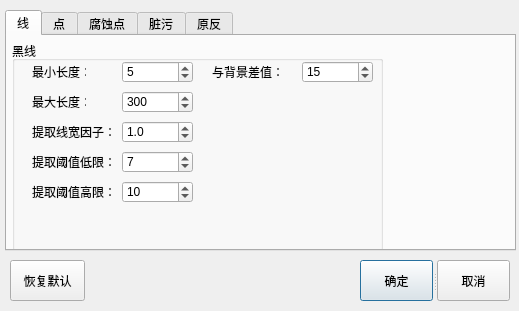
<?xml version="1.0" encoding="UTF-8"?>
<ui version="4.0">
 <class>DialogImgParam</class>
 <widget class="QDialog" name="DialogImgParam">
  <property name="geometry">
   <rect>
    <x>0</x>
    <y>0</y>
    <width>519</width>
    <height>311</height>
   </rect>
  </property>
  <property name="windowTitle">
   <string>图像检测参数</string>
  </property>
  <widget class="QTabWidget" name="tabWidget">
   <property name="enabled">
    <bool>true</bool>
   </property>
   <property name="geometry">
    <rect>
     <x>5</x>
     <y>10</y>
     <width>511</width>
     <height>241</height>
    </rect>
   </property>
   <property name="sizePolicy">
    <sizepolicy hsizetype="Expanding" vsizetype="Expanding">
     <horstretch>0</horstretch>
     <verstretch>0</verstretch>
    </sizepolicy>
   </property>
   <property name="layoutDirection">
    <enum>Qt::LeftToRight</enum>
   </property>
   <property name="tabPosition">
    <enum>QTabWidget::North</enum>
   </property>
   <property name="tabShape">
    <enum>QTabWidget::Rounded</enum>
   </property>
   <property name="currentIndex">
    <number>0</number>
   </property>
   <widget class="QWidget" name="tab_line">
    <attribute name="title">
     <string>线</string>
    </attribute>
    <widget class="QGroupBox" name="groupBox">
     <property name="geometry">
      <rect>
       <x>5</x>
       <y>5</y>
       <width>371</width>
       <height>211</height>
      </rect>
     </property>
     <property name="title">
      <string>黑线</string>
     </property>
     <widget class="QSpinBox" name="Line_High_Threshold">
      <property name="geometry">
       <rect>
        <x>110</x>
        <y>140</y>
        <width>71</width>
        <height>22</height>
       </rect>
      </property>
      <property name="minimum">
       <number>2</number>
      </property>
      <property name="maximum">
       <number>100</number>
      </property>
      <property name="value">
       <number>10</number>
      </property>
     </widget>
     <widget class="QSpinBox" name="Line_Length_Min">
      <property name="geometry">
       <rect>
        <x>110</x>
        <y>20</y>
        <width>71</width>
        <height>22</height>
       </rect>
      </property>
      <property name="minimum">
       <number>4</number>
      </property>
      <property name="maximum">
       <number>2000</number>
      </property>
      <property name="singleStep">
       <number>2</number>
      </property>
      <property name="value">
       <number>5</number>
      </property>
     </widget>
     <widget class="QSpinBox" name="Line_Length_Max">
      <property name="geometry">
       <rect>
        <x>110</x>
        <y>50</y>
        <width>71</width>
        <height>22</height>
       </rect>
      </property>
      <property name="minimum">
       <number>15</number>
      </property>
      <property name="maximum">
       <number>8000</number>
      </property>
      <property name="singleStep">
       <number>2</number>
      </property>
      <property name="value">
       <number>300</number>
      </property>
     </widget>
     <widget class="QLabel" name="label_3">
      <property name="geometry">
       <rect>
        <x>20</x>
        <y>50</y>
        <width>54</width>
        <height>21</height>
       </rect>
      </property>
      <property name="text">
       <string>最大长度：</string>
      </property>
     </widget>
     <widget class="QLabel" name="label_4">
      <property name="geometry">
       <rect>
        <x>20</x>
        <y>80</y>
        <width>81</width>
        <height>21</height>
       </rect>
      </property>
      <property name="text">
       <string>提取线宽因子：</string>
      </property>
     </widget>
     <widget class="QLabel" name="label_5">
      <property name="geometry">
       <rect>
        <x>20</x>
        <y>110</y>
        <width>81</width>
        <height>21</height>
       </rect>
      </property>
      <property name="text">
       <string>提取阈值低限：</string>
      </property>
     </widget>
     <widget class="QSpinBox" name="Line_Low_Threshold">
      <property name="enabled">
       <bool>true</bool>
      </property>
      <property name="geometry">
       <rect>
        <x>110</x>
        <y>110</y>
        <width>71</width>
        <height>22</height>
       </rect>
      </property>
      <property name="minimum">
       <number>1</number>
      </property>
      <property name="maximum">
       <number>15</number>
      </property>
      <property name="value">
       <number>7</number>
      </property>
     </widget>
     <widget class="QLabel" name="label_6">
      <property name="geometry">
       <rect>
        <x>20</x>
        <y>140</y>
        <width>81</width>
        <height>21</height>
       </rect>
      </property>
      <property name="text">
       <string>提取阈值高限：</string>
      </property>
     </widget>
     <widget class="QLabel" name="label_2">
      <property name="geometry">
       <rect>
        <x>20</x>
        <y>20</y>
        <width>54</width>
        <height>21</height>
       </rect>
      </property>
      <property name="text">
       <string>最小长度：</string>
      </property>
     </widget>
     <widget class="QDoubleSpinBox" name="Line_Width_Sigama">
      <property name="geometry">
       <rect>
        <x>110</x>
        <y>80</y>
        <width>71</width>
        <height>22</height>
       </rect>
      </property>
      <property name="decimals">
       <number>1</number>
      </property>
      <property name="minimum">
       <double>0.100000000000000</double>
      </property>
      <property name="value">
       <double>1.000000000000000</double>
      </property>
     </widget>
     <widget class="QSpinBox" name="Line_Mean_Dev">
      <property name="geometry">
       <rect>
        <x>290</x>
        <y>20</y>
        <width>71</width>
        <height>22</height>
       </rect>
      </property>
      <property name="minimum">
       <number>10</number>
      </property>
      <property name="maximum">
       <number>2000</number>
      </property>
      <property name="singleStep">
       <number>1</number>
      </property>
      <property name="value">
       <number>15</number>
      </property>
     </widget>
     <widget class="QLabel" name="label_37">
      <property name="geometry">
       <rect>
        <x>200</x>
        <y>20</y>
        <width>81</width>
        <height>21</height>
       </rect>
      </property>
      <property name="text">
       <string>与背景差值：</string>
      </property>
     </widget>
    </widget>
   </widget>
   <widget class="QWidget" name="tab_point">
    <attribute name="title">
     <string>点</string>
    </attribute>
    <widget class="QGroupBox" name="groupBox_5">
     <property name="geometry">
      <rect>
       <x>0</x>
       <y>10</y>
       <width>181</width>
       <height>181</height>
      </rect>
     </property>
     <property name="title">
      <string>黑点</string>
     </property>
     <widget class="QSpinBox" name="DyThresholdB_Offset">
      <property name="geometry">
       <rect>
        <x>90</x>
        <y>140</y>
        <width>71</width>
        <height>22</height>
       </rect>
      </property>
      <property name="minimum">
       <number>10</number>
      </property>
      <property name="maximum">
       <number>250</number>
      </property>
      <property name="singleStep">
       <number>1</number>
      </property>
      <property name="value">
       <number>31</number>
      </property>
     </widget>
     <widget class="QLabel" name="label_11">
      <property name="geometry">
       <rect>
        <x>15</x>
        <y>50</y>
        <width>54</width>
        <height>21</height>
       </rect>
      </property>
      <property name="text">
       <string>最大面积：</string>
      </property>
     </widget>
     <widget class="QLabel" name="label_9">
      <property name="geometry">
       <rect>
        <x>15</x>
        <y>80</y>
        <width>54</width>
        <height>21</height>
       </rect>
      </property>
      <property name="text">
       <string>平滑宽：</string>
      </property>
     </widget>
     <widget class="QSpinBox" name="AreaB_Max">
      <property name="geometry">
       <rect>
        <x>90</x>
        <y>50</y>
        <width>71</width>
        <height>22</height>
       </rect>
      </property>
      <property name="minimum">
       <number>30</number>
      </property>
      <property name="maximum">
       <number>10000</number>
      </property>
      <property name="singleStep">
       <number>2</number>
      </property>
      <property name="value">
       <number>160</number>
      </property>
     </widget>
     <widget class="QLabel" name="label_10">
      <property name="geometry">
       <rect>
        <x>15</x>
        <y>20</y>
        <width>54</width>
        <height>21</height>
       </rect>
      </property>
      <property name="text">
       <string>最小面积：</string>
      </property>
     </widget>
     <widget class="QSpinBox" name="MaskB_Height">
      <property name="geometry">
       <rect>
        <x>90</x>
        <y>110</y>
        <width>71</width>
        <height>22</height>
       </rect>
      </property>
      <property name="minimum">
       <number>3</number>
      </property>
      <property name="maximum">
       <number>1000</number>
      </property>
      <property name="singleStep">
       <number>2</number>
      </property>
      <property name="value">
       <number>17</number>
      </property>
     </widget>
     <widget class="QLabel" name="label_7">
      <property name="geometry">
       <rect>
        <x>15</x>
        <y>110</y>
        <width>54</width>
        <height>21</height>
       </rect>
      </property>
      <property name="text">
       <string>平滑高：</string>
      </property>
     </widget>
     <widget class="QSpinBox" name="MaskB_Width">
      <property name="geometry">
       <rect>
        <x>90</x>
        <y>80</y>
        <width>71</width>
        <height>22</height>
       </rect>
      </property>
      <property name="minimum">
       <number>3</number>
      </property>
      <property name="maximum">
       <number>1000</number>
      </property>
      <property name="singleStep">
       <number>2</number>
      </property>
      <property name="value">
       <number>17</number>
      </property>
     </widget>
     <widget class="QLabel" name="label_8">
      <property name="geometry">
       <rect>
        <x>15</x>
        <y>140</y>
        <width>71</width>
        <height>21</height>
       </rect>
      </property>
      <property name="text">
       <string>选取阈值差：</string>
      </property>
     </widget>
     <widget class="QSpinBox" name="AreaB_Min">
      <property name="geometry">
       <rect>
        <x>90</x>
        <y>20</y>
        <width>71</width>
        <height>22</height>
       </rect>
      </property>
      <property name="minimum">
       <number>8</number>
      </property>
      <property name="maximum">
       <number>60</number>
      </property>
      <property name="singleStep">
       <number>1</number>
      </property>
      <property name="value">
       <number>10</number>
      </property>
     </widget>
    </widget>
    <widget class="QGroupBox" name="groupBox_6">
     <property name="geometry">
      <rect>
       <x>190</x>
       <y>10</y>
       <width>311</width>
       <height>181</height>
      </rect>
     </property>
     <property name="title">
      <string>白点</string>
     </property>
     <widget class="QLabel" name="label_22">
      <property name="geometry">
       <rect>
        <x>10</x>
        <y>80</y>
        <width>54</width>
        <height>21</height>
       </rect>
      </property>
      <property name="text">
       <string>平滑宽：</string>
      </property>
     </widget>
     <widget class="QSpinBox" name="MaskW_Width">
      <property name="enabled">
       <bool>false</bool>
      </property>
      <property name="geometry">
       <rect>
        <x>85</x>
        <y>80</y>
        <width>71</width>
        <height>22</height>
       </rect>
      </property>
      <property name="minimum">
       <number>3</number>
      </property>
      <property name="maximum">
       <number>1000</number>
      </property>
      <property name="singleStep">
       <number>2</number>
      </property>
      <property name="value">
       <number>17</number>
      </property>
     </widget>
     <widget class="QSpinBox" name="MaskW_Height">
      <property name="enabled">
       <bool>false</bool>
      </property>
      <property name="geometry">
       <rect>
        <x>85</x>
        <y>110</y>
        <width>71</width>
        <height>22</height>
       </rect>
      </property>
      <property name="minimum">
       <number>3</number>
      </property>
      <property name="maximum">
       <number>1000</number>
      </property>
      <property name="singleStep">
       <number>2</number>
      </property>
      <property name="value">
       <number>17</number>
      </property>
     </widget>
     <widget class="QLabel" name="label_19">
      <property name="geometry">
       <rect>
        <x>10</x>
        <y>50</y>
        <width>54</width>
        <height>21</height>
       </rect>
      </property>
      <property name="text">
       <string>最大面积：</string>
      </property>
     </widget>
     <widget class="QLabel" name="label_20">
      <property name="geometry">
       <rect>
        <x>10</x>
        <y>140</y>
        <width>71</width>
        <height>21</height>
       </rect>
      </property>
      <property name="text">
       <string>选取阈值差：</string>
      </property>
     </widget>
     <widget class="QSpinBox" name="AreaW_Min">
      <property name="geometry">
       <rect>
        <x>85</x>
        <y>20</y>
        <width>71</width>
        <height>22</height>
       </rect>
      </property>
      <property name="minimum">
       <number>8</number>
      </property>
      <property name="maximum">
       <number>60</number>
      </property>
      <property name="singleStep">
       <number>1</number>
      </property>
      <property name="value">
       <number>10</number>
      </property>
     </widget>
     <widget class="QSpinBox" name="AreaW_Max">
      <property name="geometry">
       <rect>
        <x>85</x>
        <y>50</y>
        <width>71</width>
        <height>22</height>
       </rect>
      </property>
      <property name="minimum">
       <number>30</number>
      </property>
      <property name="maximum">
       <number>10000</number>
      </property>
      <property name="singleStep">
       <number>2</number>
      </property>
      <property name="value">
       <number>160</number>
      </property>
     </widget>
     <widget class="QLabel" name="label_17">
      <property name="geometry">
       <rect>
        <x>10</x>
        <y>20</y>
        <width>54</width>
        <height>21</height>
       </rect>
      </property>
      <property name="text">
       <string>最小面积：</string>
      </property>
     </widget>
     <widget class="QSpinBox" name="DyThresholdW_Offset">
      <property name="geometry">
       <rect>
        <x>85</x>
        <y>140</y>
        <width>71</width>
        <height>22</height>
       </rect>
      </property>
      <property name="minimum">
       <number>10</number>
      </property>
      <property name="maximum">
       <number>250</number>
      </property>
      <property name="singleStep">
       <number>1</number>
      </property>
      <property name="value">
       <number>25</number>
      </property>
     </widget>
     <widget class="QLabel" name="label_18">
      <property name="geometry">
       <rect>
        <x>10</x>
        <y>110</y>
        <width>54</width>
        <height>21</height>
       </rect>
      </property>
      <property name="text">
       <string>平滑高：</string>
      </property>
     </widget>
     <widget class="QLabel" name="label_23">
      <property name="geometry">
       <rect>
        <x>170</x>
        <y>20</y>
        <width>54</width>
        <height>21</height>
       </rect>
      </property>
      <property name="text">
       <string>均值：</string>
      </property>
     </widget>
     <widget class="QSpinBox" name="MeanW_Deviation">
      <property name="geometry">
       <rect>
        <x>230</x>
        <y>20</y>
        <width>71</width>
        <height>22</height>
       </rect>
      </property>
      <property name="minimum">
       <number>150</number>
      </property>
      <property name="maximum">
       <number>255</number>
      </property>
      <property name="singleStep">
       <number>1</number>
      </property>
      <property name="value">
       <number>239</number>
      </property>
     </widget>
     <widget class="QSpinBox" name="AreaW_MeanW_Dev">
      <property name="geometry">
       <rect>
        <x>230</x>
        <y>50</y>
        <width>71</width>
        <height>22</height>
       </rect>
      </property>
      <property name="minimum">
       <number>40</number>
      </property>
      <property name="maximum">
       <number>250</number>
      </property>
      <property name="singleStep">
       <number>2</number>
      </property>
      <property name="value">
       <number>40</number>
      </property>
     </widget>
     <widget class="QLabel" name="label_30">
      <property name="geometry">
       <rect>
        <x>170</x>
        <y>50</y>
        <width>54</width>
        <height>21</height>
       </rect>
      </property>
      <property name="text">
       <string>均值差：</string>
      </property>
     </widget>
    </widget>
   </widget>
   <widget class="QWidget" name="tab_fpoint">
    <attribute name="title">
     <string>腐蚀点</string>
    </attribute>
    <widget class="QGroupBox" name="groupBox_3">
     <property name="geometry">
      <rect>
       <x>5</x>
       <y>5</y>
       <width>491</width>
       <height>206</height>
      </rect>
     </property>
     <property name="title">
      <string/>
     </property>
     <widget class="QLabel" name="label_12">
      <property name="geometry">
       <rect>
        <x>20</x>
        <y>110</y>
        <width>54</width>
        <height>21</height>
       </rect>
      </property>
      <property name="text">
       <string>平滑高：</string>
      </property>
     </widget>
     <widget class="QLabel" name="label_16">
      <property name="geometry">
       <rect>
        <x>20</x>
        <y>50</y>
        <width>54</width>
        <height>21</height>
       </rect>
      </property>
      <property name="text">
       <string>最大面积：</string>
      </property>
     </widget>
     <widget class="QSpinBox" name="AreaF_Min">
      <property name="geometry">
       <rect>
        <x>90</x>
        <y>20</y>
        <width>71</width>
        <height>22</height>
       </rect>
      </property>
      <property name="minimum">
       <number>1</number>
      </property>
      <property name="maximum">
       <number>30</number>
      </property>
      <property name="value">
       <number>2</number>
      </property>
     </widget>
     <widget class="QSpinBox" name="YouMo_smoothWidth_3">
      <property name="enabled">
       <bool>false</bool>
      </property>
      <property name="geometry">
       <rect>
        <x>90</x>
        <y>80</y>
        <width>71</width>
        <height>22</height>
       </rect>
      </property>
      <property name="minimum">
       <number>1</number>
      </property>
      <property name="maximum">
       <number>15</number>
      </property>
      <property name="value">
       <number>5</number>
      </property>
     </widget>
     <widget class="QLabel" name="label_14">
      <property name="geometry">
       <rect>
        <x>20</x>
        <y>80</y>
        <width>54</width>
        <height>21</height>
       </rect>
      </property>
      <property name="text">
       <string>平滑宽：</string>
      </property>
     </widget>
     <widget class="QSpinBox" name="YouMo_smoothHeight_3">
      <property name="enabled">
       <bool>false</bool>
      </property>
      <property name="geometry">
       <rect>
        <x>90</x>
        <y>110</y>
        <width>71</width>
        <height>22</height>
       </rect>
      </property>
      <property name="minimum">
       <number>1</number>
      </property>
      <property name="maximum">
       <number>15</number>
      </property>
      <property name="value">
       <number>5</number>
      </property>
     </widget>
     <widget class="QLabel" name="label_15">
      <property name="geometry">
       <rect>
        <x>20</x>
        <y>20</y>
        <width>54</width>
        <height>21</height>
       </rect>
      </property>
      <property name="text">
       <string>最小面积：</string>
      </property>
     </widget>
     <widget class="QSpinBox" name="AreaF_Max">
      <property name="geometry">
       <rect>
        <x>90</x>
        <y>50</y>
        <width>71</width>
        <height>22</height>
       </rect>
      </property>
      <property name="minimum">
       <number>20</number>
      </property>
      <property name="maximum">
       <number>300</number>
      </property>
      <property name="value">
       <number>50</number>
      </property>
     </widget>
     <widget class="QSpinBox" name="DyF_Offset">
      <property name="geometry">
       <rect>
        <x>90</x>
        <y>140</y>
        <width>71</width>
        <height>22</height>
       </rect>
      </property>
      <property name="minimum">
       <number>10</number>
      </property>
      <property name="maximum">
       <number>250</number>
      </property>
      <property name="singleStep">
       <number>1</number>
      </property>
      <property name="value">
       <number>31</number>
      </property>
     </widget>
     <widget class="QLabel" name="label_13">
      <property name="geometry">
       <rect>
        <x>15</x>
        <y>140</y>
        <width>71</width>
        <height>21</height>
       </rect>
      </property>
      <property name="text">
       <string>选取阈值差：</string>
      </property>
     </widget>
     <widget class="QLabel" name="label_21">
      <property name="geometry">
       <rect>
        <x>180</x>
        <y>50</y>
        <width>54</width>
        <height>21</height>
       </rect>
      </property>
      <property name="text">
       <string>均值差：</string>
      </property>
     </widget>
     <widget class="QSpinBox" name="AreaF_Deviation">
      <property name="geometry">
       <rect>
        <x>250</x>
        <y>20</y>
        <width>71</width>
        <height>22</height>
       </rect>
      </property>
      <property name="minimum">
       <number>1</number>
      </property>
      <property name="maximum">
       <number>30</number>
      </property>
      <property name="value">
       <number>5</number>
      </property>
     </widget>
     <widget class="QLabel" name="label_31">
      <property name="geometry">
       <rect>
        <x>180</x>
        <y>20</y>
        <width>54</width>
        <height>21</height>
       </rect>
      </property>
      <property name="text">
       <string>方差：</string>
      </property>
     </widget>
     <widget class="QSpinBox" name="AreaF_MeanDev">
      <property name="geometry">
       <rect>
        <x>250</x>
        <y>50</y>
        <width>71</width>
        <height>22</height>
       </rect>
      </property>
      <property name="minimum">
       <number>13</number>
      </property>
      <property name="maximum">
       <number>255</number>
      </property>
      <property name="value">
       <number>15</number>
      </property>
     </widget>
    </widget>
   </widget>
   <widget class="QWidget" name="tab_dirt">
    <attribute name="title">
     <string>脏污</string>
    </attribute>
   </widget>
   <widget class="QWidget" name="tab_yuanfan">
    <attribute name="title">
     <string>原反</string>
    </attribute>
    <widget class="QGroupBox" name="groupBox_4">
     <property name="geometry">
      <rect>
       <x>5</x>
       <y>5</y>
       <width>201</width>
       <height>206</height>
      </rect>
     </property>
     <property name="title">
      <string/>
     </property>
     <widget class="QLabel" name="label_28">
      <property name="geometry">
       <rect>
        <x>10</x>
        <y>170</y>
        <width>81</width>
        <height>21</height>
       </rect>
      </property>
      <property name="text">
       <string>白点最小均值：</string>
      </property>
     </widget>
     <widget class="QLabel" name="label_27">
      <property name="geometry">
       <rect>
        <x>10</x>
        <y>140</y>
        <width>54</width>
        <height>21</height>
       </rect>
      </property>
      <property name="text">
       <string>阈值偏移：</string>
      </property>
     </widget>
     <widget class="QLabel" name="label_29">
      <property name="geometry">
       <rect>
        <x>10</x>
        <y>20</y>
        <width>54</width>
        <height>21</height>
       </rect>
      </property>
      <property name="text">
       <string>最小面积：</string>
      </property>
     </widget>
     <widget class="QLabel" name="label_26">
      <property name="geometry">
       <rect>
        <x>10</x>
        <y>80</y>
        <width>54</width>
        <height>21</height>
       </rect>
      </property>
      <property name="text">
       <string>平滑宽：</string>
      </property>
     </widget>
     <widget class="QLabel" name="label_24">
      <property name="geometry">
       <rect>
        <x>10</x>
        <y>110</y>
        <width>54</width>
        <height>21</height>
       </rect>
      </property>
      <property name="text">
       <string>平滑高：</string>
      </property>
     </widget>
     <widget class="QLabel" name="label_25">
      <property name="geometry">
       <rect>
        <x>10</x>
        <y>50</y>
        <width>54</width>
        <height>21</height>
       </rect>
      </property>
      <property name="text">
       <string>最大面积：</string>
      </property>
     </widget>
     <widget class="QSpinBox" name="MaskW_Width_2">
      <property name="enabled">
       <bool>false</bool>
      </property>
      <property name="geometry">
       <rect>
        <x>100</x>
        <y>80</y>
        <width>71</width>
        <height>22</height>
       </rect>
      </property>
      <property name="minimum">
       <number>3</number>
      </property>
      <property name="maximum">
       <number>1000</number>
      </property>
      <property name="singleStep">
       <number>2</number>
      </property>
      <property name="value">
       <number>17</number>
      </property>
     </widget>
     <widget class="QSpinBox" name="MaskW_Height_2">
      <property name="enabled">
       <bool>false</bool>
      </property>
      <property name="geometry">
       <rect>
        <x>100</x>
        <y>110</y>
        <width>71</width>
        <height>22</height>
       </rect>
      </property>
      <property name="minimum">
       <number>3</number>
      </property>
      <property name="maximum">
       <number>1000</number>
      </property>
      <property name="singleStep">
       <number>2</number>
      </property>
      <property name="value">
       <number>17</number>
      </property>
     </widget>
     <widget class="QSpinBox" name="DyThresholdW_Offset_2">
      <property name="enabled">
       <bool>false</bool>
      </property>
      <property name="geometry">
       <rect>
        <x>100</x>
        <y>140</y>
        <width>71</width>
        <height>22</height>
       </rect>
      </property>
      <property name="minimum">
       <number>10</number>
      </property>
      <property name="maximum">
       <number>250</number>
      </property>
      <property name="singleStep">
       <number>1</number>
      </property>
      <property name="value">
       <number>25</number>
      </property>
     </widget>
     <widget class="QSpinBox" name="AreaW_Max_2">
      <property name="enabled">
       <bool>false</bool>
      </property>
      <property name="geometry">
       <rect>
        <x>100</x>
        <y>50</y>
        <width>71</width>
        <height>22</height>
       </rect>
      </property>
      <property name="minimum">
       <number>30</number>
      </property>
      <property name="maximum">
       <number>10000</number>
      </property>
      <property name="singleStep">
       <number>2</number>
      </property>
      <property name="value">
       <number>160</number>
      </property>
     </widget>
     <widget class="QSpinBox" name="MeanW_Min">
      <property name="geometry">
       <rect>
        <x>100</x>
        <y>170</y>
        <width>71</width>
        <height>22</height>
       </rect>
      </property>
      <property name="minimum">
       <number>180</number>
      </property>
      <property name="maximum">
       <number>255</number>
      </property>
      <property name="singleStep">
       <number>2</number>
      </property>
      <property name="value">
       <number>215</number>
      </property>
     </widget>
     <widget class="QSpinBox" name="AreaW_Min_2">
      <property name="enabled">
       <bool>false</bool>
      </property>
      <property name="geometry">
       <rect>
        <x>100</x>
        <y>20</y>
        <width>71</width>
        <height>22</height>
       </rect>
      </property>
      <property name="minimum">
       <number>8</number>
      </property>
      <property name="maximum">
       <number>60</number>
      </property>
      <property name="singleStep">
       <number>1</number>
      </property>
      <property name="value">
       <number>10</number>
      </property>
     </widget>
    </widget>
   </widget>
  </widget>
  <widget class="QSplitter" name="splitter">
   <property name="geometry">
    <rect>
     <x>360</x>
     <y>260</y>
     <width>151</width>
     <height>41</height>
    </rect>
   </property>
   <property name="orientation">
    <enum>Qt::Horizontal</enum>
   </property>
   <widget class="QPushButton" name="pushButton_Yes">
    <property name="styleSheet">
     <string notr="true">:hover
{
	ba
}
</string>
    </property>
    <property name="text">
     <string>确定</string>
    </property>
   </widget>
   <widget class="QPushButton" name="pushButton_Cancel">
    <property name="text">
     <string>取消</string>
    </property>
   </widget>
  </widget>
  <widget class="QPushButton" name="restoreButton">
   <property name="geometry">
    <rect>
     <x>10</x>
     <y>260</y>
     <width>75</width>
     <height>41</height>
    </rect>
   </property>
   <property name="text">
    <string>恢复默认</string>
   </property>
  </widget>
 </widget>
 <resources/>
 <connections/>
</ui>
